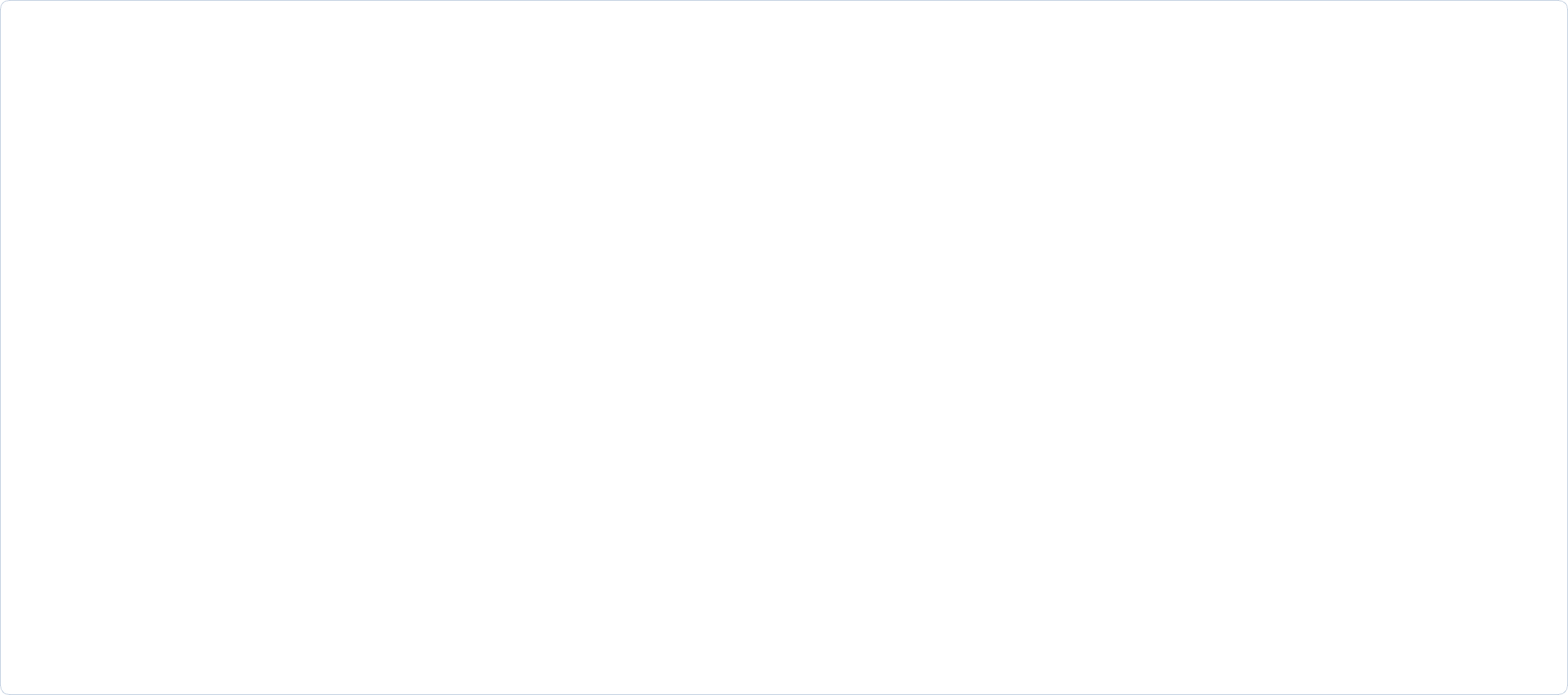
<?xml version="1.0" encoding="UTF-8"?>
<ui version="4.0">
 <class>MCUVersion</class>
 <widget class="QWidget" name="MCUVersion">
  <property name="geometry">
   <rect>
    <x>0</x>
    <y>0</y>
    <width>1696</width>
    <height>752</height>
   </rect>
  </property>
  <property name="windowTitle">
   <string>Form</string>
  </property>
  <property name="styleSheet">
   <string notr="true">#MCUVersion{
width: 1697px;
height: 755px;
background: #FFFFFF;
border-radius: 10px;
}</string>
  </property>
  <layout class="QGridLayout" name="gridLayout">
   <property name="leftMargin">
    <number>0</number>
   </property>
   <property name="topMargin">
    <number>0</number>
   </property>
   <property name="rightMargin">
    <number>0</number>
   </property>
   <property name="bottomMargin">
    <number>0</number>
   </property>
   <property name="spacing">
    <number>0</number>
   </property>
   <item row="0" column="0">
    <widget class="QTableWidget" name="table">
     <property name="styleSheet">
      <string notr="true">QTableWidget {
    alternate-background-color: #f2f7fb;

    background: #FFFFFF;
    border-radius: 10px 10px 0px 0px;
    border: 1px solid rgba(170, 189, 212, 0.6);

    font-family: PingFang SC;
    font-weight: 500;
    font-size: 22px;
    color: #333333;
    line-height: 35px;
}

QHeaderView {
    font-family: PingFang SC;
    font-weight: 500;
    font-size: 30px;
    color: #333333;
    line-height: 70px;

    border-top-left-radius: 10px;
    border-top-right-radius: 10px;
    border-bottom-left-radius: 10px;
    border-bottom-right-radius: 10px;
}

QHeaderView::section {
    border: none;
}</string>
     </property>
    </widget>
   </item>
  </layout>
 </widget>
 <resources/>
 <connections/>
</ui>
